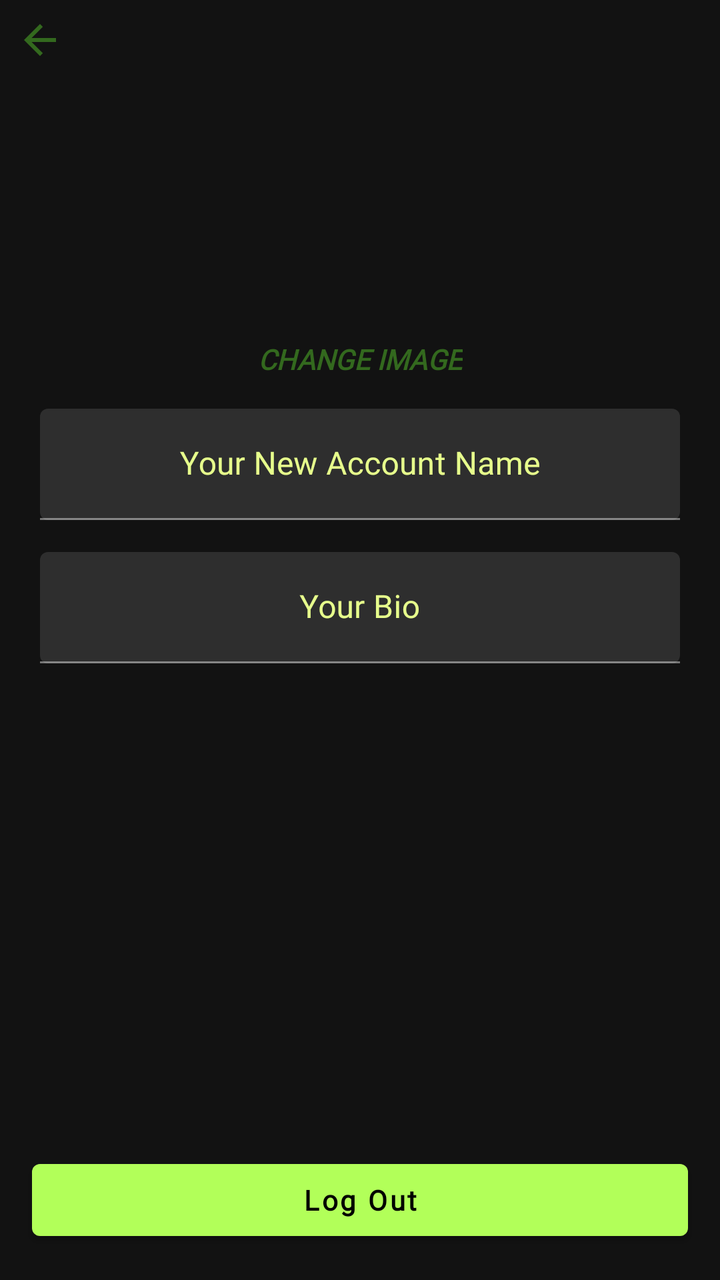
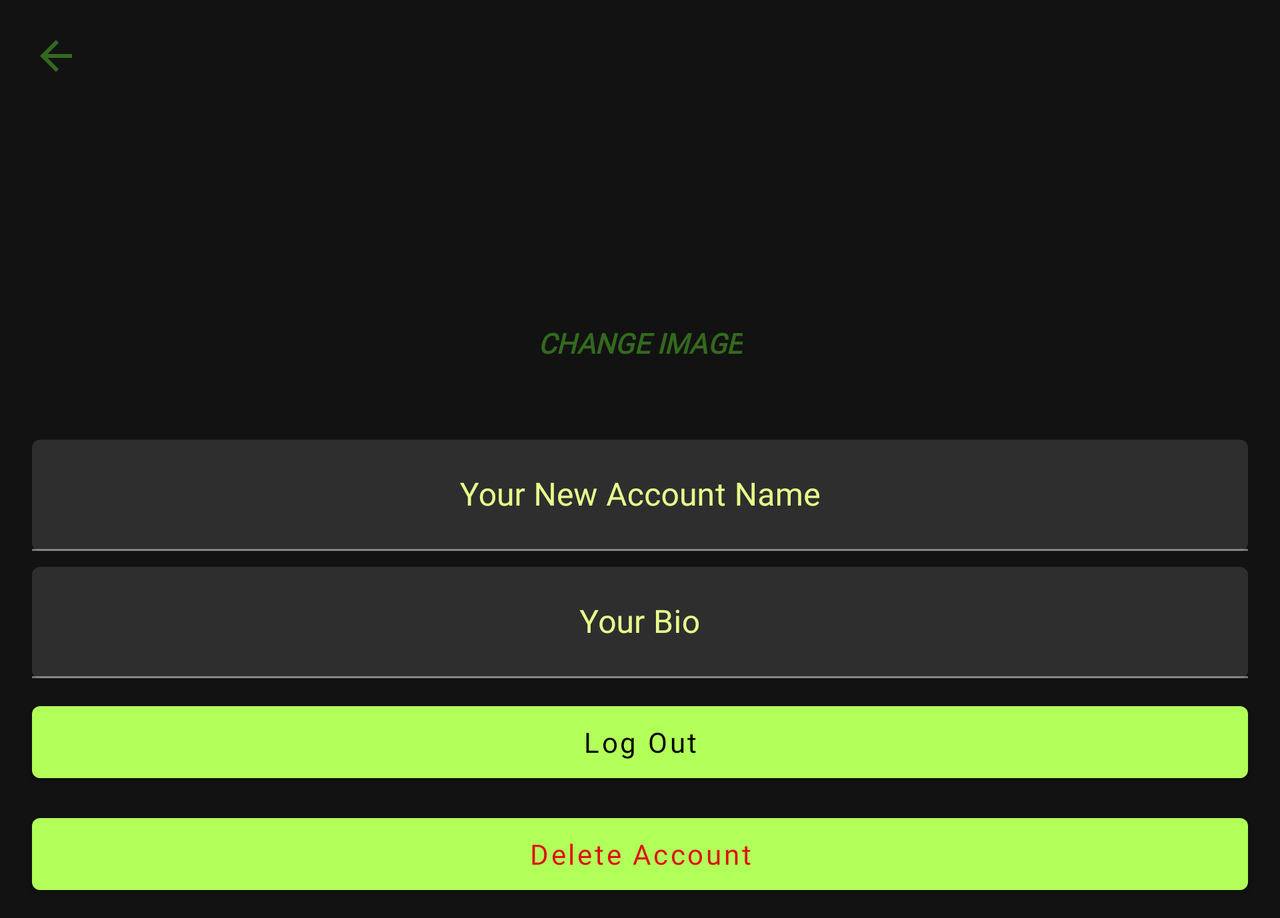

First picture: res/layout/ on a phone held upright. Second picture: the repository's own variant of that layout, on a device whose configuration matches the variant's folder. Source for both follows.
<!-- AndroidManifest.xml: application theme AppTheme -->
<!-- res/layout/fragment_account_settings.xml -->
<?xml version="1.0" encoding="utf-8"?>

<androidx.constraintlayout.widget.ConstraintLayout xmlns:android="http://schemas.android.com/apk/res/android"
    xmlns:app="http://schemas.android.com/apk/res-auto"
    xmlns:tools="http://schemas.android.com/tools"
    android:id="@+id/frameLayout2"
    android:layout_width="match_parent"
    android:layout_height="match_parent"
    tools:context=".ui.accountSettings.AccountSettings">

    <ImageView
        android:id="@+id/CancelChanging"
        android:layout_width="wrap_content"
        android:layout_height="wrap_content"
        android:layout_marginStart="8dp"
        android:layout_marginLeft="8dp"
        android:layout_marginTop="8dp"
        android:src="@drawable/abc_vector_test"
        app:layout_constraintStart_toStartOf="parent"
        app:layout_constraintTop_toTopOf="parent"
        app:tint="@color/colorGreen" />

    <ImageView
        android:id="@+id/alreadyChanged"
        android:layout_width="wrap_content"
        android:layout_height="wrap_content"
        android:layout_marginTop="8dp"
        android:layout_marginEnd="8dp"
        android:layout_marginRight="8dp"
        app:layout_constraintEnd_toEndOf="parent"
        app:layout_constraintTop_toTopOf="parent"
        app:srcCompat="@drawable/ic_baseline_check_24"
        app:tint="@color/colorGreen" />

    <TextView
        android:id="@+id/changeImage"
        android:layout_width="wrap_content"
        android:layout_height="wrap_content"
        android:layout_marginTop="18dp"
        android:fontFamily="@font/architects_daughter"
        android:includeFontPadding="false"
        android:text="Change Image"
        android:textAllCaps="true"
        android:textColor="@color/colorGreen"
        android:textStyle="bold|italic"
        app:layout_constraintEnd_toEndOf="parent"
        app:layout_constraintHorizontal_bias="0.5"
        app:layout_constraintStart_toStartOf="parent"
        app:layout_constraintTop_toBottomOf="@+id/ProfileImageFromSettings" />

    <com.google.android.material.textfield.TextInputLayout
        android:id="@+id/theEmaileinputinsignUp"
        android:layout_width="match_parent"
        android:layout_height="wrap_content"
        android:layout_marginStart="20dp"
        android:layout_marginLeft="20dp"
        android:layout_marginTop="16dp"
        android:layout_marginEnd="20dp"
        android:layout_marginRight="20dp"
        android:gravity="center"

        android:hint="Your New Account Name"
        android:textColorHint="@color/colorAccent"
        app:boxCornerRadiusBottomEnd="4dp"
        app:boxCornerRadiusBottomStart="4dp"
        app:boxCornerRadiusTopEnd="4dp"
        app:boxCornerRadiusTopStart="4dp"
        app:layout_constraintEnd_toEndOf="parent"
        app:layout_constraintStart_toStartOf="parent"
        app:layout_constraintTop_toBottomOf="@+id/changeImage">

        <com.google.android.material.textfield.TextInputEditText
            android:layout_width="match_parent"
            android:layout_height="wrap_content"
            android:fontFamily="@font/architects_daughter"

            android:gravity="center"
            android:inputType="textPersonName" />

    </com.google.android.material.textfield.TextInputLayout>

    <com.google.android.material.textfield.TextInputLayout
        android:id="@+id/Bio"
        android:layout_width="match_parent"
        android:layout_height="wrap_content"
        android:layout_marginStart="20dp"
        android:layout_marginLeft="20dp"
        android:layout_marginTop="16dp"
        android:layout_marginEnd="20dp"
        android:layout_marginRight="20dp"
        android:gravity="center"
        android:hint="Your Bio"
        android:textColorHint="@color/colorAccent"
        app:boxCornerRadiusBottomEnd="4dp"
        app:boxCornerRadiusBottomStart="4dp"
        app:boxCornerRadiusTopEnd="4dp"
        app:boxCornerRadiusTopStart="4dp"
        app:layout_constraintEnd_toEndOf="parent"
        app:layout_constraintStart_toStartOf="parent"
        app:layout_constraintTop_toBottomOf="@+id/theEmaileinputinsignUp">

        <com.google.android.material.textfield.TextInputEditText
            android:layout_width="match_parent"
            android:layout_height="wrap_content"

            android:fontFamily="@font/architects_daughter"
            android:gravity="center"
            android:inputType="textPersonName" />

    </com.google.android.material.textfield.TextInputLayout>

    <Button
        android:id="@+id/button2"
        android:layout_width="0dp"
        android:layout_height="wrap_content"
        android:layout_marginStart="16dp"
        android:layout_marginLeft="16dp"
        android:layout_marginEnd="16dp"
        android:layout_marginRight="16dp"
        android:layout_marginBottom="16dp"
        android:fontFamily="@font/architects_daughter"
        android:text="Log Out"
        android:textAllCaps="false"
        android:textStyle="bold"
        app:layout_constraintBottom_toBottomOf="parent"
        app:layout_constraintEnd_toEndOf="parent"
        app:layout_constraintStart_toStartOf="parent" />

    <ImageView
        android:id="@+id/ProfileImageFromSettings"
        android:layout_width="130dp"
        android:layout_height="130dp"
        android:layout_marginTop="16dp"
        app:layout_constraintEnd_toEndOf="parent"
        app:layout_constraintHorizontal_bias="0.5"
        app:layout_constraintStart_toStartOf="parent"
        app:layout_constraintTop_toBottomOf="@+id/alreadyChanged"
        tools:src="@tools:sample/avatars" />

</androidx.constraintlayout.widget.ConstraintLayout>
<!-- resources referenced by this layout -->
<resources>
  <color name="colorAccent">#e7ff8c</color>
  <color name="colorGreen">#33691e</color>
  <style name="AppTheme" parent="Theme.MaterialComponents.NoActionBar">
          
          <item name="colorPrimary">@color/colorPrimary</item>
          <item name="colorPrimaryDark">@color/colorPrimaryDark</item>
          <item name="colorAccent">@color/colorAccent</item>
      </style>
  <color name="colorPrimary">#b2ff59</color>
  <color name="colorPrimaryDark">#7ECB20</color>
</resources>
<!-- res/layout-land/fragment_account_settings.xml (the repository's variant of the layout above) -->
<!-- drawn on the phone turned sideways -->
<?xml version="1.0" encoding="utf-8"?>
<ScrollView xmlns:android="http://schemas.android.com/apk/res/android"
    xmlns:app="http://schemas.android.com/apk/res-auto"
    xmlns:tools="http://schemas.android.com/tools"
    android:id="@+id/frameLayout23"
    android:layout_width="match_parent"
    android:layout_height="match_parent"
   >

    <androidx.constraintlayout.widget.ConstraintLayout
        android:id="@+id/frameLayout2"
        android:layout_width="match_parent"
        android:layout_height="wrap_content"
        tools:context=".ui.accountSettings.AccountSettings">


        <ImageView
            android:id="@+id/CancelChanging"
            android:layout_width="wrap_content"
            android:layout_height="wrap_content"
            android:layout_marginStart="16dp"
            android:layout_marginLeft="16dp"
            android:layout_marginTop="16dp"
            android:src="@drawable/abc_vector_test"
            app:layout_constraintStart_toStartOf="parent"
            app:layout_constraintTop_toTopOf="parent"
            app:tint="@color/colorGreen" />

        <ImageView
            android:id="@+id/alreadyChanged"
            android:layout_width="wrap_content"
            android:layout_height="wrap_content"
            android:layout_marginTop="16dp"
            android:layout_marginEnd="16dp"
            android:layout_marginRight="16dp"
            app:layout_constraintEnd_toEndOf="parent"
            app:layout_constraintTop_toTopOf="parent"
            app:srcCompat="@drawable/ic_baseline_check_24"
            app:tint="@color/colorGreen" />

        <TextView
            android:id="@+id/changeImage"
            android:layout_width="wrap_content"
            android:layout_height="wrap_content"
            android:layout_marginTop="32dp"
            android:fontFamily="@font/architects_daughter"
            android:text="Change Image"
            android:textAllCaps="true"
            android:textColor="@color/colorGreen"
            android:textStyle="bold|italic"
            app:layout_constraintEnd_toEndOf="parent"
            app:layout_constraintHorizontal_bias="0.5"
            app:layout_constraintStart_toStartOf="parent"
            app:layout_constraintTop_toBottomOf="@+id/ProfileImageFromSettings" />

        <com.google.android.material.textfield.TextInputLayout
            android:id="@+id/theEmaileinputinsignUp"
            android:layout_width="0dp"
            android:layout_height="wrap_content"

            android:layout_marginStart="16dp"
            android:layout_marginLeft="16dp"
            android:layout_marginTop="8dp"
            android:layout_marginEnd="16dp"
            android:layout_marginRight="16dp"
            android:gravity="center"
            android:hint="Your New Account Name"
            android:textColorHint="@color/colorAccent"
            app:boxCornerRadiusBottomEnd="4dp"
            app:boxCornerRadiusBottomStart="4dp"
            app:boxCornerRadiusTopEnd="4dp"
            app:boxCornerRadiusTopStart="4dp"
            app:layout_constraintEnd_toEndOf="parent"
            app:layout_constraintStart_toStartOf="parent"
            app:layout_constraintTop_toTopOf="@+id/guideline2">

            <com.google.android.material.textfield.TextInputEditText
                android:layout_width="match_parent"
                android:layout_height="wrap_content"
                android:fontFamily="@font/architects_daughter"

                android:gravity="center"
                android:inputType="textPersonName" />

        </com.google.android.material.textfield.TextInputLayout>

        <com.google.android.material.textfield.TextInputLayout
            android:id="@+id/Bio"
            android:layout_width="0dp"
            android:layout_height="wrap_content"
            android:layout_marginStart="16dp"
            android:layout_marginLeft="16dp"
            android:layout_marginTop="8dp"
            android:layout_marginEnd="16dp"
            android:layout_marginRight="16dp"
            android:gravity="center"
            android:hint="Your Bio"
            android:textColorHint="@color/colorAccent"
            app:boxCornerRadiusBottomEnd="4dp"
            app:boxCornerRadiusBottomStart="4dp"
            app:boxCornerRadiusTopEnd="4dp"
            app:boxCornerRadiusTopStart="4dp"
            app:layout_constraintEnd_toEndOf="parent"
            app:layout_constraintStart_toStartOf="parent"
            app:layout_constraintTop_toBottomOf="@+id/theEmaileinputinsignUp">

            <com.google.android.material.textfield.TextInputEditText
                android:layout_width="match_parent"
                android:layout_height="wrap_content"

                android:fontFamily="@font/architects_daughter"
                android:gravity="center"
                android:inputType="textPersonName" />

        </com.google.android.material.textfield.TextInputLayout>

        <Button
            android:id="@+id/button"
            android:layout_width="0dp"
            android:layout_height="wrap_content"
            android:layout_marginStart="16dp"
            android:layout_marginLeft="16dp"
            android:layout_marginTop="8dp"
            android:layout_marginEnd="16dp"
            android:layout_marginRight="16dp"
            android:layout_marginBottom="8dp"
            android:fontFamily="@font/architects_daughter"
            android:text="Delete Account"
            android:textAllCaps="false"
            android:textColor="#DD1111"
            app:layout_constraintBottom_toBottomOf="parent"
            app:layout_constraintEnd_toEndOf="parent"
            app:layout_constraintStart_toStartOf="parent"
            app:layout_constraintTop_toBottomOf="@+id/button2" />

        <Button
            android:id="@+id/button2"
            android:layout_width="0dp"
            android:layout_height="wrap_content"
            android:layout_marginStart="16dp"
            android:layout_marginLeft="16dp"
            android:layout_marginTop="8dp"
            android:layout_marginEnd="16dp"
            android:layout_marginRight="16dp"
            android:fontFamily="@font/architects_daughter"
            android:text="Log Out"
            android:textAllCaps="false"
            app:layout_constraintEnd_toEndOf="parent"
            app:layout_constraintHorizontal_bias="0.0"
            app:layout_constraintStart_toStartOf="parent"
            app:layout_constraintTop_toBottomOf="@+id/Bio" />

        <androidx.constraintlayout.widget.Guideline
            android:id="@+id/guideline2"
            android:layout_width="wrap_content"
            android:layout_height="wrap_content"
            android:orientation="horizontal"
            app:layout_constraintGuide_begin="212dp" />

        <ImageView
            android:id="@+id/ProfileImageFromSettings"
            android:layout_width="130dp"
            android:layout_height="130dp"
            app:layout_constraintEnd_toStartOf="@+id/alreadyChanged"
            app:layout_constraintHorizontal_bias="0.5"
            app:layout_constraintStart_toEndOf="@+id/CancelChanging"
            app:layout_constraintTop_toTopOf="parent"
            tools:srcCompat="@tools:sample/avatars" />


    </androidx.constraintlayout.widget.ConstraintLayout>
</ScrollView>
